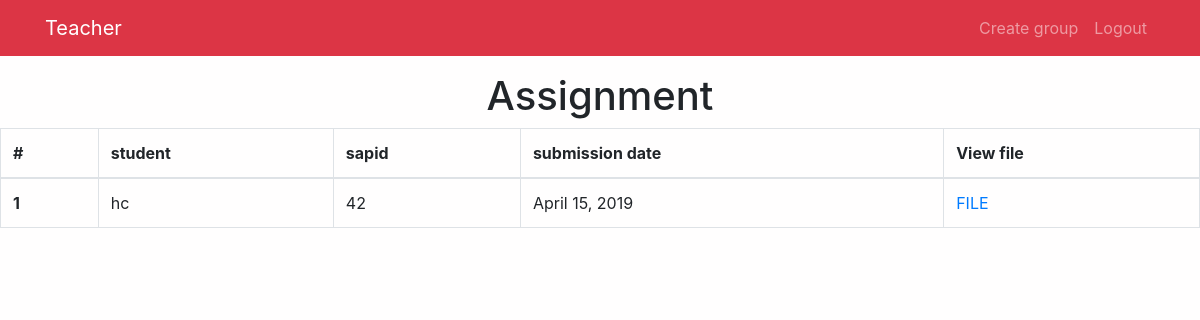
Before: /teacher/viewassignment/3/ (signed in) with the older database file.
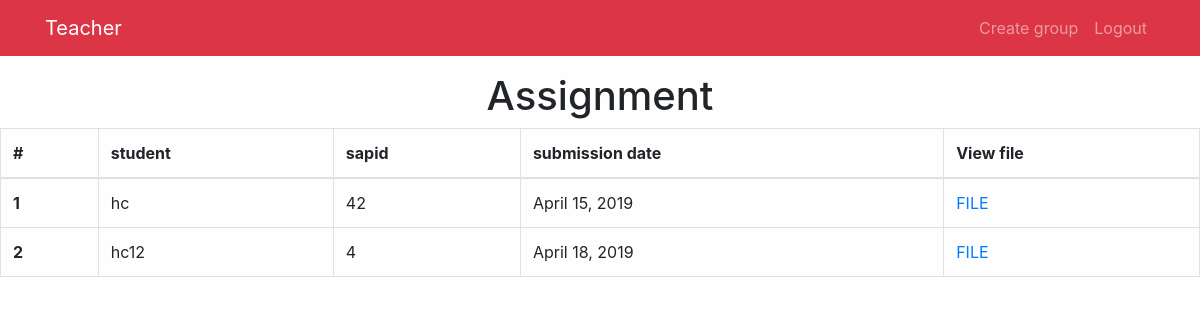
After: the same page with the newer database file.
### student/models.py (models this page shows, shortened)
class student_assignment(models.Model):
    student=models.ForeignKey(students,on_delete=models.CASCADE)
    group=models.ForeignKey(group,on_delete=models.CASCADE)
    assignment=models.ForeignKey(assignment,on_delete=models.CASCADE)
    submission=models.DateField(auto_now=True)
    file = models.FileField(upload_to="assignment",blank=False,null=False)

### home/models.py (models this page shows, shortened)
class students(models.Model):
    user=models.OneToOneField(User,on_delete=models.CASCADE)
    sapid=models.PositiveIntegerField(blank=False)
    year=models.CharField(blank=False, max_length=20,choices=year_choices)
    div=models.CharField(max_length=20,choices=div_choices)
    batch=models.CharField(blank=False, max_length=20,choices=batch_choices)
    dept=models.CharField(choices=dept_choices, max_length=20)

### teachers/views.py (the view)
# urls.py: path('viewassignment/<int:assignpk>/',views.viewassignment,name="viewassignment"),
@login_required
def viewassignment(request,assignpk):
    try :
        assignment_list=student_assignment.objects.filter(assignment=assignpk)
    except :
        assignment_list=None
    context={
        'assignment_list':assignment_list
    }
    return render(request,"view_assignment.html",context)

### templates/view_assignment.html
{% extends "teacher_home.html" %}
{% block body %}
<h1 class="text-center">Assignment</h1>
{% if assignment_list %}
<table class="table table-bordered">
  <thead>
    <tr>
      <th scope="col">#</th>
      <th scope="col">student</th>
      <th scope="col">sapid</th>
      <th scope="col">submission date</th>
      <th scope='col'>View file</th>
    </tr>
  </thead>
  <tbody>
  {% for assignment in assignment_list %}
    <tr>
      <th scope="row">{{forloop.counter}}</th>
      <td>{{assignment.student.user}}</td>
      <td>{{assignment.student.sapid}}</td>
      <td>{{assignment.submission}}</td>
      <td> <a href="{% url 'teacher:teacher_view_all' pk=assignment.pk type='assignment' %}">FILE</a></td>
    </tr>
    {%endfor %}
  </tbody>
</table>
{%else %}
<h4>Nothing posted</h4>
{% endif %}
{% endblock %}

Changed rows visible on the page:
added student_assignment: student.user "hc12", student.sapid "4", submission "April 18, 2019"
